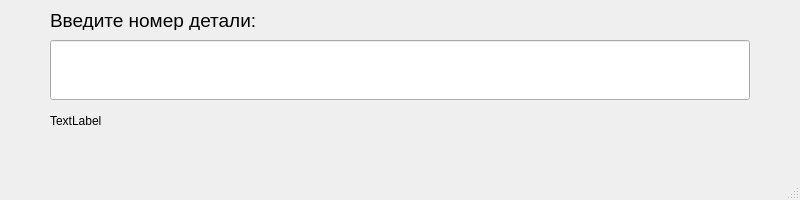
<?xml version="1.0" encoding="UTF-8"?>
<ui version="4.0">
 <class>MainWindow</class>
 <widget class="QMainWindow" name="MainWindow">
  <property name="geometry">
   <rect>
    <x>0</x>
    <y>0</y>
    <width>800</width>
    <height>200</height>
   </rect>
  </property>
  <property name="maximumSize">
   <size>
    <width>1200</width>
    <height>300</height>
   </size>
  </property>
  <property name="windowTitle">
   <string>MainWindow</string>
  </property>
  <widget class="QWidget" name="centralwidget">
   <widget class="QLineEdit" name="LE_input_nomer">
    <property name="enabled">
     <bool>true</bool>
    </property>
    <property name="geometry">
     <rect>
      <x>50</x>
      <y>40</y>
      <width>700</width>
      <height>60</height>
     </rect>
    </property>
    <property name="sizePolicy">
     <sizepolicy hsizetype="Expanding" vsizetype="Fixed">
      <horstretch>0</horstretch>
      <verstretch>0</verstretch>
     </sizepolicy>
    </property>
    <property name="font">
     <font>
      <pointsize>30</pointsize>
      <weight>50</weight>
      <bold>false</bold>
     </font>
    </property>
    <property name="text">
     <string/>
    </property>
   </widget>
   <widget class="QLabel" name="L_Description">
    <property name="geometry">
     <rect>
      <x>50</x>
      <y>10</y>
      <width>331</width>
      <height>20</height>
     </rect>
    </property>
    <property name="font">
     <font>
      <pointsize>14</pointsize>
     </font>
    </property>
    <property name="text">
     <string>Введите номер детали:</string>
    </property>
   </widget>
   <widget class="QLabel" name="label">
    <property name="geometry">
     <rect>
      <x>50</x>
      <y>110</y>
      <width>691</width>
      <height>21</height>
     </rect>
    </property>
    <property name="text">
     <string>TextLabel</string>
    </property>
   </widget>
  </widget>
  <widget class="QStatusBar" name="statusbar"/>
 </widget>
 <resources/>
 <connections/>
</ui>
